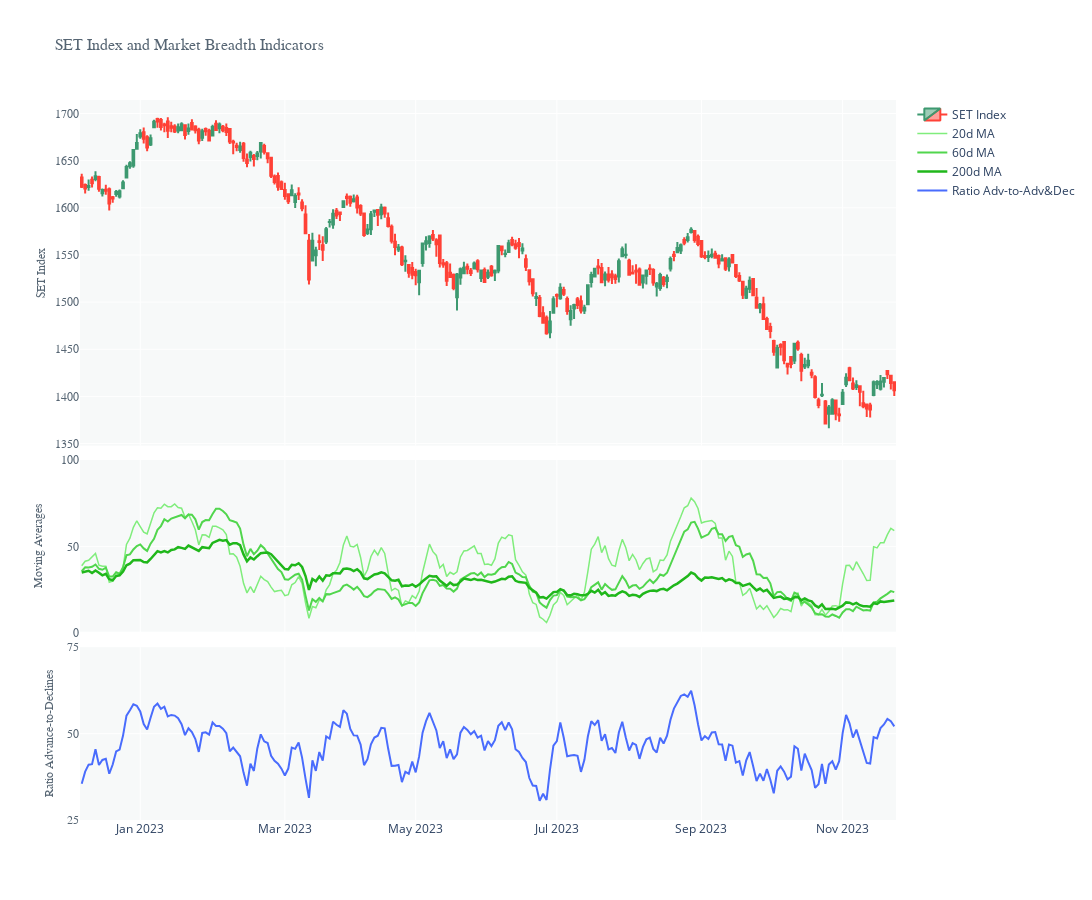

Source (notebook cell):
### Markdown cell above
<h6><b>SET Index, Moving Average</b></h6>

### Code cell
# Create a date range from the start date to the end date
dt_all = pd.date_range(start=SET_Index['Date'].iloc[0], end=SET_Index['Date'].iloc[-1])

# Retrieve the dates that are in the original dataset
dt_obs = [d for d in pd.to_datetime(SET_Index['Date'])]

# Define dates with missing values
dt_breaks = [d.strftime("%Y-%m-%d") for d in dt_all if d not in dt_obs]

# Create a subplot figure with three rows and one column
fig1 = make_subplots(rows=3, cols=1, shared_xaxes=True, vertical_spacing=0.02, row_heights=[0.4, 0.2, 0.2])

# Plot SET Index on the first row
fig1.add_trace(go.Candlestick(x=SET_Index['Date'],
                            open=SET_Index['Open'],
                            high=SET_Index['High'],
                            low=SET_Index['Low'],
                            close=SET_Index['Close'],
                            name='SET Index'))

# Calculate the total number of stocks
noStock = SET_Index.Advance[0] + SET_Index.Unchanged[0] + SET_Index.Declines[0]

# Plot Moving Averages 20, 60, 200 days on the second row
fig1.add_trace(go.Scatter(name='20d MA',
                          x=SET_Index['Date'], y=SET_Index['MA20'],
                          mode='lines', line=dict(color='#80ED7C', width=1.5)),
               row=2, col=1)
fig1.add_trace(go.Scatter(name='60d MA',
                          x=SET_Index['Date'], y=SET_Index['MA60'],
                          mode='lines', line=dict(color='#51D64D', width=2.0)),
               row=2, col=1)
fig1.add_trace(go.Scatter(name='200d MA',
                          x=SET_Index['Date'], y=SET_Index['MA200'],
                          mode='lines', line=dict(color='#20B71B', width=2.5)),
               row=2, col=1)

# Plot Ratio Advances / (Advances + Declines) on the third row
fig1.add_trace(go.Scatter(name='Ratio Adv-to-Adv&Dec',
                          x=SET_Index['Date'],
                          y=getEMA(100*(SET_Index['Advance']/(SET_Index['Advance']+SET_Index['Declines'])), 10),
                          mode='lines', line=dict(color='#496CFD', width=2)),
               row=3, col=1)

# Update layout
fig1.update_layout(height=900, width=1200, 
                   showlegend=False, xaxis_rangeslider_visible=False, 
                   plot_bgcolor="#F7F9F9")

# Hide dates with no values
fig1.update_xaxes(rangebreaks=[dict(values=dt_breaks)])

# Update y-axis titles and fonts
fig1.update_yaxes(title_text="SET Index", 
                  title_font=dict(size=12, family='Arial', color='#566573'), 
                  tickfont=dict(size=12, family='Arial', color='#566573'), 
                  title_standoff=6, row=1, col=1)

fig1.update_yaxes(title_text="Moving Averages", 
                  range=[0, 100], tickmode='array', tickvals=(0, 100, 50),
                  title_font=dict(size=12, family='Arial', color='#566573'), 
                  tickfont=dict(size=12, family='Arial', color='#566573'), 
                  title_standoff=15, row=2, col=1)

fig1.update_yaxes(title_text="Ratio Advance-to-Declines", 
                  range=[25, 75], tickmode='array', tickvals=(25, 75, 50),
                  title_font=dict(size=12, family='Arial', color='#566573'), 
                  tickfont=dict(size=12, family='Arial', color='#566573'), 
                  title_standoff=10, row=3, col=1)

# Update x-axis label
fig1.update_xaxes(title_font=dict(size=16, family='Arial', color='#566573'), 
                  row=3, col=1)

# Update the overall layout title
fig1.update_layout(title='SET Index and Market Breadth Indicators', 
                   title_font=dict(size=16, family='Arial', color='#566573'), 
                   showlegend=True)

# Set the date range
start_date = dt.datetime.today() - dt.timedelta(300)
end_date = dt.datetime.today() + dt.timedelta(hours=7)
fig1.update_layout(xaxis_range=[start_date, end_date])

### Figure 1 — Plotly figure (JSON) as saved in the notebook; plotly's stock layout.template omitted (floating-point values rounded to 4 significant figures; data arrays with more than 128 entries replaced by an {"elided": "..."} marker saying what was removed)
{"data": [{"close": {"elided": "237 float values"}, "high": {"elided": "237 float values"}, "low": {"elided": "237 float values"}, "name": "SET Index", "open": {"elided": "237 float values"}, "type": "candlestick", "x": {"elided": "237 str values"}}, {"line": {"color": "#80ED7C", "width": 1.5}, "mode": "lines", "name": "20d MA", "type": "scatter", "x": {"elided": "237 str values"}, "xaxis": "x2", "y": {"elided": "237 float values"}, "yaxis": "y2"}, {"line": {"color": "#51D64D", "width": 2}, "mode": "lines", "name": "60d MA", "type": "scatter", "x": {"elided": "237 str values"}, "xaxis": "x2", "y": {"elided": "237 float values"}, "yaxis": "y2"}, {"line": {"color": "#20B71B", "width": 2.5}, "mode": "lines", "name": "200d MA", "type": "scatter", "x": {"elided": "237 str values"}, "xaxis": "x2", "y": {"elided": "237 float values"}, "yaxis": "y2"}, {"line": {"color": "#496CFD", "width": 2}, "mode": "lines", "name": "Ratio Adv-to-Adv&Dec", "type": "scatter", "x": {"elided": "237 str values"}, "xaxis": "x3", "y": {"elided": "237 float values"}, "yaxis": "y3"}], "layout": {"height": 900, "plot_bgcolor": "#F7F9F9", "showlegend": true, "title": {"font": {"color": "#566573", "family": "Arial", "size": 16}, "text": "SET Index and Market Breadth Indicators"}, "width": 1200, "xaxis": {"anchor": "y", "domain": [0, 1], "matches": "x3", "range": ["2023-01-27T22:55:54.404884", "2023-11-24T05:55:54.404884"], "rangebreaks": [{"values": ["2022-12-10", "2022-12-11", "2022-12-12", "2022-12-17", "2022-12-18", "2022-12-24", "2022-12-25", "2022-12-31", "2023-01-01", "2023-01-02", "2023-01-07", "2023-01-08", "2023-01-14", "2023-01-15", "2023-01-21", "2023-01-22", "2023-01-28", "2023-01-29", "2023-02-04", "2023-02-05", "2023-02-11", "2023-02-12", "2023-02-18", "2023-02-19", "2023-02-25", "2023-02-26", "2023-03-04", "2023-03-05", "2023-03-06", "2023-03-11", "2023-03-12", "2023-03-18", "2023-03-19", "2023-03-25", "2023-03-26", "2023-04-01", "2023-04-02", "2023-04-06", "2023-04-08", "2023-04-09", "2023-04-13", "2023-04-14", "2023-04-15", "2023-04-16", "2023-04-22", "2023-04-23", "2023-04-29", "2023-04-30", "2023-05-01", "2023-05-04", "2023-05-05", "2023-05-06", "2023-05-07", "2023-05-13", "2023-05-14", "2023-05-20", "2023-05-21", "2023-05-27", "2023-05-28", "2023-06-03", "2023-06-04", "2023-06-05", "2023-06-10", "2023-06-11", "2023-06-17", "2023-06-18", "2023-06-24", "2023-06-25", "2023-07-01", "2023-07-02", "2023-07-08", "2023-07-09", "2023-07-15", "2023-07-16", "2023-07-22", "2023-07-23", "2023-07-28", "2023-07-29", "2023-07-30", "2023-08-01", "2023-08-05", "2023-08-06", "2023-08-12", "2023-08-13", "2023-08-14", "2023-08-19", "2023-08-20", "2023-08-26", "2023-08-27", "2023-09-02", "2023-09-03", "2023-09-09", "2023-09-10", "2023-09-16", "2023-09-17", "2023-09-23", "2023-09-24", "2023-09-30", "2023-10-01", "2023-10-07", "2023-10-08", "2023-10-13", "2023-10-14", "2023-10-15", "2023-10-21", "2023-10-22", "2023-10-23", "2023-10-28", "2023-10-29", "2023-11-04", "2023-11-05", "2023-11-11", "2023-11-12", "2023-11-18", "2023-11-19"]}], "rangeslider": {"visible": false}, "showticklabels": false}, "xaxis2": {"anchor": "y2", "domain": [0, 1], "matches": "x3", "rangebreaks": [{"values": ["2022-12-10", "2022-12-11", "2022-12-12", "2022-12-17", "2022-12-18", "2022-12-24", "2022-12-25", "2022-12-31", "2023-01-01", "2023-01-02", "2023-01-07", "2023-01-08", "2023-01-14", "2023-01-15", "2023-01-21", "2023-01-22", "2023-01-28", "2023-01-29", "2023-02-04", "2023-02-05", "2023-02-11", "2023-02-12", "2023-02-18", "2023-02-19", "2023-02-25", "2023-02-26", "2023-03-04", "2023-03-05", "2023-03-06", "2023-03-11", "2023-03-12", "2023-03-18", "2023-03-19", "2023-03-25", "2023-03-26", "2023-04-01", "2023-04-02", "2023-04-06", "2023-04-08", "2023-04-09", "2023-04-13", "2023-04-14", "2023-04-15", "2023-04-16", "2023-04-22", "2023-04-23", "2023-04-29", "2023-04-30", "2023-05-01", "2023-05-04", "2023-05-05", "2023-05-06", "2023-05-07", "2023-05-13", "2023-05-14", "2023-05-20", "2023-05-21", "2023-05-27", "2023-05-28", "2023-06-03", "2023-06-04", "2023-06-05", "2023-06-10", "2023-06-11", "2023-06-17", "2023-06-18", "2023-06-24", "2023-06-25", "2023-07-01", "2023-07-02", "2023-07-08", "2023-07-09", "2023-07-15", "2023-07-16", "2023-07-22", "2023-07-23", "2023-07-28", "2023-07-29", "2023-07-30", "2023-08-01", "2023-08-05", "2023-08-06", "2023-08-12", "2023-08-13", "2023-08-14", "2023-08-19", "2023-08-20", "2023-08-26", "2023-08-27", "2023-09-02", "2023-09-03", "2023-09-09", "2023-09-10", "2023-09-16", "2023-09-17", "2023-09-23", "2023-09-24", "2023-09-30", "2023-10-01", "2023-10-07", "2023-10-08", "2023-10-13", "2023-10-14", "2023-10-15", "2023-10-21", "2023-10-22", "2023-10-23", "2023-10-28", "2023-10-29", "2023-11-04", "2023-11-05", "2023-11-11", "2023-11-12", "2023-11-18", "2023-11-19"]}], "showticklabels": false}, "xaxis3": {"anchor": "y3", "domain": [0, 1], "rangebreaks": [{"values": ["2022-12-10", "2022-12-11", "2022-12-12", "2022-12-17", "2022-12-18", "2022-12-24", "2022-12-25", "2022-12-31", "2023-01-01", "2023-01-02", "2023-01-07", "2023-01-08", "2023-01-14", "2023-01-15", "2023-01-21", "2023-01-22", "2023-01-28", "2023-01-29", "2023-02-04", "2023-02-05", "2023-02-11", "2023-02-12", "2023-02-18", "2023-02-19", "2023-02-25", "2023-02-26", "2023-03-04", "2023-03-05", "2023-03-06", "2023-03-11", "2023-03-12", "2023-03-18", "2023-03-19", "2023-03-25", "2023-03-26", "2023-04-01", "2023-04-02", "2023-04-06", "2023-04-08", "2023-04-09", "2023-04-13", "2023-04-14", "2023-04-15", "2023-04-16", "2023-04-22", "2023-04-23", "2023-04-29", "2023-04-30", "2023-05-01", "2023-05-04", "2023-05-05", "2023-05-06", "2023-05-07", "2023-05-13", "2023-05-14", "2023-05-20", "2023-05-21", "2023-05-27", "2023-05-28", "2023-06-03", "2023-06-04", "2023-06-05", "2023-06-10", "2023-06-11", "2023-06-17", "2023-06-18", "2023-06-24", "2023-06-25", "2023-07-01", "2023-07-02", "2023-07-08", "2023-07-09", "2023-07-15", "2023-07-16", "2023-07-22", "2023-07-23", "2023-07-28", "2023-07-29", "2023-07-30", "2023-08-01", "2023-08-05", "2023-08-06", "2023-08-12", "2023-08-13", "2023-08-14", "2023-08-19", "2023-08-20", "2023-08-26", "2023-08-27", "2023-09-02", "2023-09-03", "2023-09-09", "2023-09-10", "2023-09-16", "2023-09-17", "2023-09-23", "2023-09-24", "2023-09-30", "2023-10-01", "2023-10-07", "2023-10-08", "2023-10-13", "2023-10-14", "2023-10-15", "2023-10-21", "2023-10-22", "2023-10-23", "2023-10-28", "2023-10-29", "2023-11-04", "2023-11-05", "2023-11-11", "2023-11-12", "2023-11-18", "2023-11-19"]}], "title": {"font": {"color": "#566573", "family": "Arial", "size": 16}}}, "yaxis": {"anchor": "x", "domain": [0.52, 1], "tickfont": {"color": "#566573", "family": "Arial", "size": 12}, "title": {"font": {"color": "#566573", "family": "Arial", "size": 12}, "standoff": 6, "text": "SET Index"}}, "yaxis2": {"anchor": "x2", "domain": [0.26, 0.5], "range": [0, 100], "tickfont": {"color": "#566573", "family": "Arial", "size": 12}, "tickmode": "array", "tickvals": [0, 100, 50], "title": {"font": {"color": "#566573", "family": "Arial", "size": 12}, "standoff": 15, "text": "Moving Averages"}}, "yaxis3": {"anchor": "x3", "domain": [0, 0.24], "range": [25, 75], "tickfont": {"color": "#566573", "family": "Arial", "size": 12}, "tickmode": "array", "tickvals": [25, 75, 50], "title": {"font": {"color": "#566573", "family": "Arial", "size": 12}, "standoff": 10, "text": "Ratio Advance-to-Declines"}}}}
